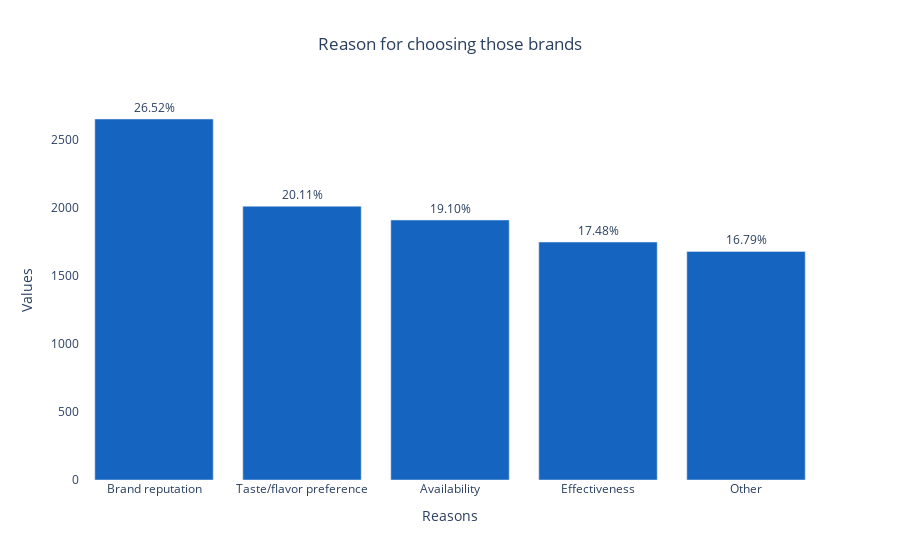

The code cell stored with this chart in its notebook:
### Code cell
fig=go.Figure()

fig.add_trace(
    go.Bar(x=reason_df['reason'],y=reason_df['count'],
           text=reason_df['percentage'].apply(lambda x: f'{x:.2f}%'),
           textposition='outside')
)

fig.update_traces(marker=dict(color=colors['sky']))

fig.update_layout(title_text='Reason for choosing those brands', title_x = 0.5,
                  plot_bgcolor=colors['white'],
                  paper_bgcolor=colors['white'])

fig.update_xaxes(title_text='Reasons')
fig.update_yaxes(title_text='Values')

fig.show()

### Figure 1 — Plotly figure (JSON) as saved in the notebook; plotly's stock layout.template omitted (floating-point values rounded to 4 significant figures)
{"data": [{"marker": {"color": "rgb(21, 101, 192)"}, "text": ["26.52%", "20.11%", "19.10%", "17.48%", "16.79%"], "textposition": "outside", "type": "bar", "x": ["Brand reputation", "Taste/flavor preference", "Availability", "Effectiveness", "Other"], "y": [2652, 2011, 1910, 1748, 1679]}], "layout": {"paper_bgcolor": "rgb(255,255,255)", "plot_bgcolor": "rgb(255,255,255)", "title": {"text": "Reason for choosing those brands", "x": 0.5}, "xaxis": {"title": {"text": "Reasons"}}, "yaxis": {"title": {"text": "Values"}}}}
